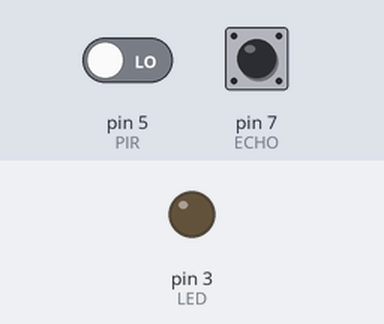
Bench run of a sketch on a simulated Arduino Uno, built with avr-gcc and run on an emulated ATmega328P. Shown: output pins drawn as LEDs (lit = HIGH). Inputs (shaded band) come from the test bench; at power-on: pin 7 (ECHO) LOW, pin 5 (PIR) LOW. Pins used as bus, display or sensor lines are not drawn; what the sketch prints to the serial monitor is not drawn.

Above: at 1.2 s.
1.3 s: pin 7 (ECHO) pulsed HIGH 2 times (0.12 s each, 0.3 s apart)
At 2.7 s:
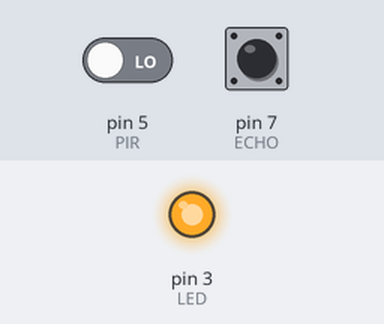
Timing chart, 0 to 4.5 s (numbered marks = the images above; inputs shaded):
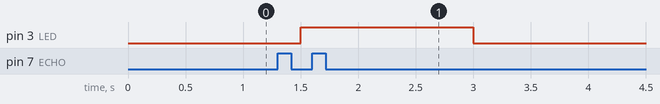

The sketch:

2020_08_25_finaltest.ino
```cpp
#include <MsTimer2.h>

int TRIG = 6, ECHO = 7;
int LED = 3; //릴레이
int PIR = 5;
int MOS = 4;//이제 사용안함

float duration, distance; //초음파발사
int readValue = 0;
int count_a = 0;// 2m30s
bool count_b = false;// rest
int count_c = 0;

void sensor() {
  count_a++;


  if (count_b == false) {
    if (distance < 30)
    {
      count_a = 0;

      if (readValue == HIGH)
      {
        digitalWrite(LED, LOW);
      }
      else
      {
        digitalWrite(LED, LOW);
      }
    }

    else if (distance >= 30)
    {
      if (readValue == HIGH) {
        digitalWrite(LED, LOW);
      }
      else
      { digitalWrite(LED, HIGH);
        if (count_a >= 300) //2m 30s
        {
          digitalWrite(LED, LOW);
          digitalWrite(MOS, LOW);
          //Serial.print("H / MOS H");
          count_a = 0;
          count_b = true;
        }
      }
    }

    else
      digitalWrite(LED, LOW);
  }
  else {
    if (distance < 30 || readValue == HIGH)
    {
      count_b = false;
    }

  }
}


void setup() {
  Serial.begin(115200);
  pinMode(TRIG, OUTPUT);
  pinMode(ECHO, INPUT);
  pinMode(LED, OUTPUT);
  pinMode(PIR, INPUT);

  MsTimer2::set(500, sensor); // sensor함수를 500ms마다 호출한다
  MsTimer2::start();
}


void loop() {
  digitalWrite(TRIG, HIGH);
  delay(20);
  digitalWrite(TRIG, LOW);
  duration = pulseIn(ECHO, HIGH); //초음파가 사무 맞고 돌아온 시간 저장
  distance = ((float)(duration * 340) / 10000) / 2; //시간을 거리로cm환산

  readValue = digitalRead(PIR); // PIR센서 리드
  Serial.print("거리 : ");
  Serial.print(distance);
  Serial.println("cm\n");
  Serial.print("count_a: ");
  Serial.print(count_a);
  Serial.println("SEC");

  Serial.print("count_b: ");
  Serial.print(count_b);
  Serial.println("SEC");

  Serial.print("count_c: ");
  Serial.print(count_c);
  Serial.println("SEC");
}
```

Measured:
- after the input at 1.3 s, pin 3 (LED): LOW → HIGH after 0.20 s, → LOW 1.5 s later
